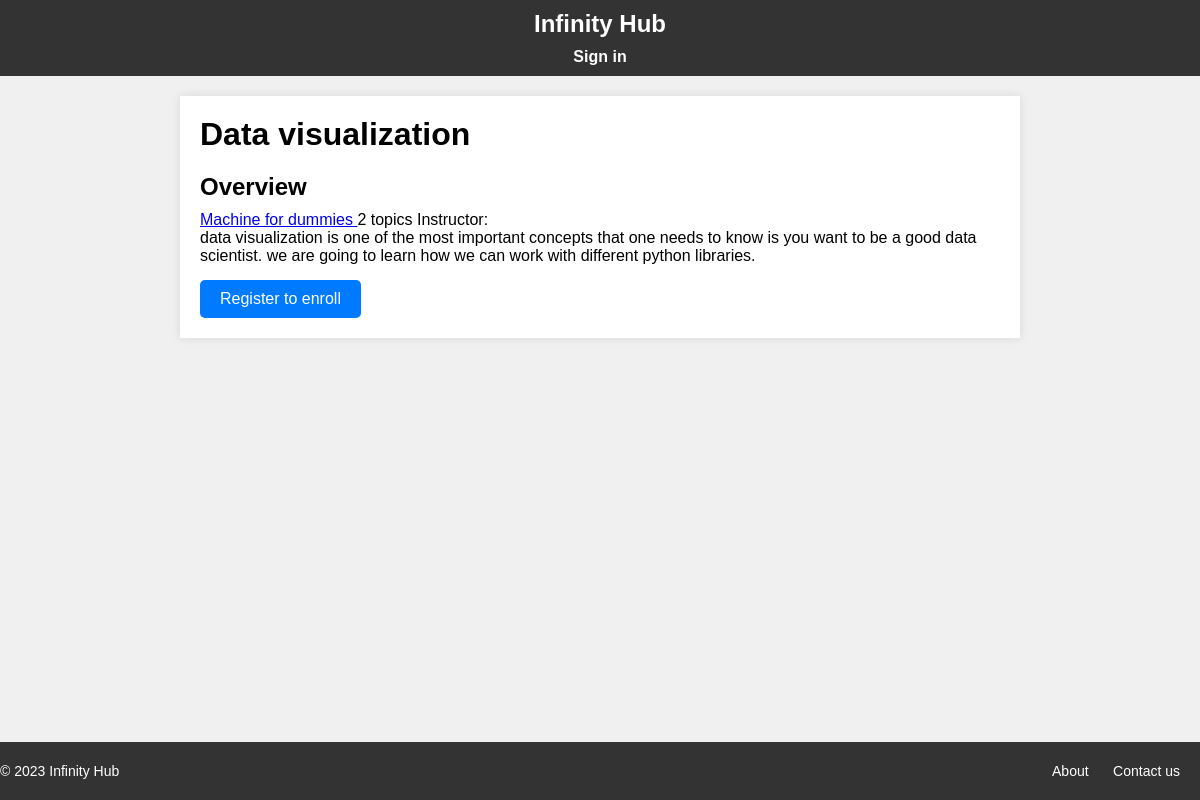
The page /course/data-visualization/ on the database as committed earlier.
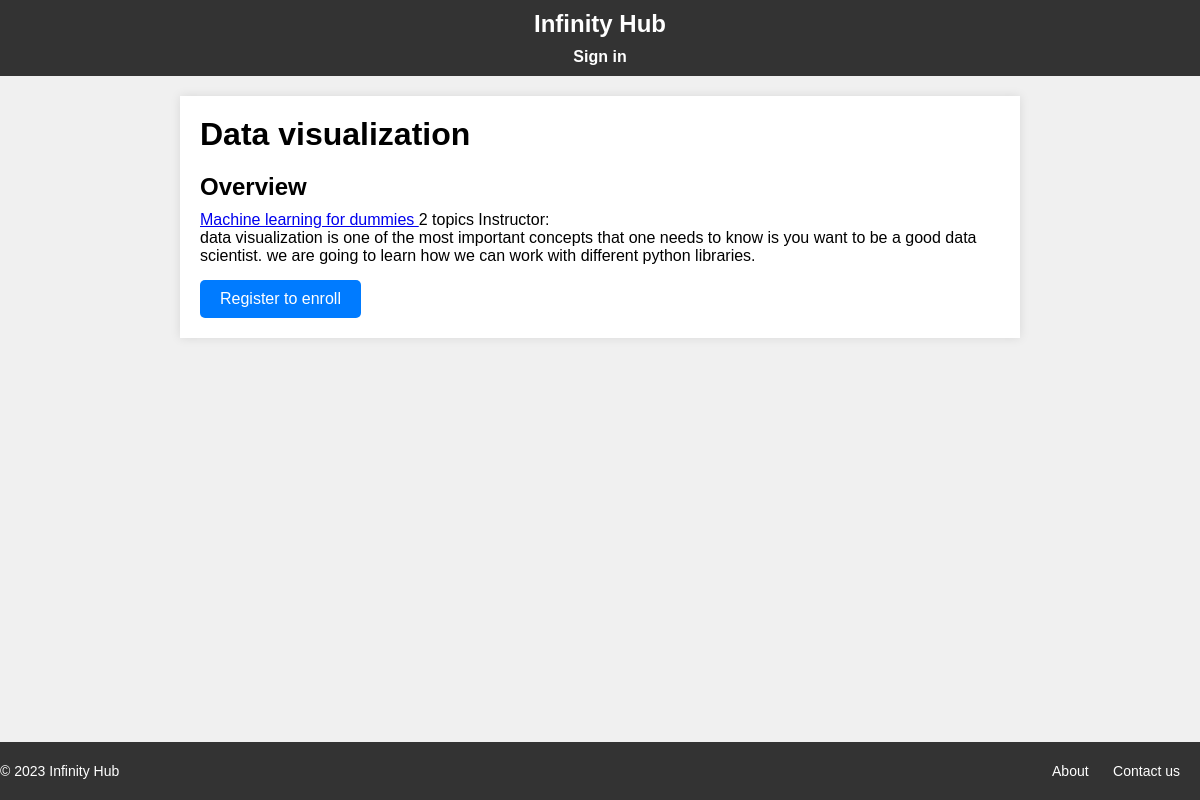
The same page on the database as committed later.
### courses/models.py (models this page shows, shortened)
class Course(models.Model):
    owner = models.ForeignKey(User, related_name="courses_created",on_delete=models.CASCADE)
    students = models.ManyToManyField(User, related_name='courses_joined', blank=True)
    subject = models.ForeignKey(Subject, related_name="courses", on_delete=models.CASCADE)
    title = models.CharField(max_length=200)
    slug = models.SlugField(max_length=200, unique=True)
    overview = models.TextField()
    created = models.DateTimeField(auto_now_add=True)
    class Meta:
        ordering = ['-created']

class Subject(models.Model):
    title = models.CharField(max_length=200)
    slug = models.CharField(max_length=200, unique=True)
    class Meta:
        ordering = ['title']

### courses/views.py (the view)
# urls.py: path('<slug:slug>/', views.CourseDetailView.as_view(), name='course_detail'),
class CourseDetailView(DetailView):
    model = Course
    template_name = 'courses/course/detail.html'
    def get_context_data(self, **kwargs: Any) -> dict[str, Any]:
        context = super().get_context_data(**kwargs)
        context['enroll_form'] = CourseEnrollForm(initial={'course':self.object}) # type: ignore
        return context

### courses/templates/courses/course/detail.html (shortened to what this page needs)
{% extends "base.html" %}
{% block content %}
{% with subject=object.subject %}
<h1>{{ object.title }}</h1>
<div class="topic">
    <h2>Overview</h2>
    <p>
        <a href="{% url "course_list_subject" subject.slug%}">
            {{ subject.title }}
        </a>
        {{ object.topics.count }} topics
        Instructor: {{ object.owner.get_full_name }}
    </p>
    {{ object.overview|linebreaks }}
    {% if request.user.is_authenticated %}
        <form action="{% url "student_enroll_course" %}" method="post">
            {{ enroll_form }}
            {% csrf_token %}
            <input type="submit" value="Enroll now">
        </form>
    {% else %}
        <a href="{% url "student_registration" %}" class="button">
            Register to enroll
        </a>
    {% endif %}
</div>
{% endwith %}
{% endblock content %}

### courses/templates/base.html (shortened to what this page needs)
{% load static %}
<!DOCTYPE html>
<html>
    <head>
        <link href="{% static "css/base.css" %}" rel="stylesheet">
        <link href="{% static "css/form.css" %}" rel="stylesheet">
    </head>
    <body>
        <div id="header">
            <a href="/" class="logo"> Infinity Hub</a>
            <ul class="menu">
                {% if request.user.is_authenticated %}
                <li><a href="{% url "logout" %}">Sign out</a></li>
                {% else %}
                <li><a href="{% url "login" %}">Sign in</a></li>
                {% endif %}
            </ul>
        </div>
        <div id="content">
            {% block content %}
            {% endblock content %}
        </div>
        <footer>
            <div class="container">
                <div class="footer-left">
                    <p>© 2023 Infinity Hub</p>
                </div>
                <div class="footer-right">
                    <ul class="footer-menu">
                        <li><a href="#">About</a></li>
                        <li><a href="#">Contact us</a></li>
                    </ul>
                </div>
            </div>
        </footer>
    </body>
</html>

### courses/static/css/base.css (style rules this page uses)
body, h1, h2, p, ul, li { margin: 0; padding: 0; }
body { background-color: #f0f0f0; font-family: Arial, sans-serif; }
#header { background-color: #333; color: #fff; padding: 10px 0; text-align: center; }
.logo { text-decoration: none; color: #fff; font-size: 24px; font-weight: bold; }
.menu { list-style: none; margin-top: 10px; }
.menu li { display: inline; margin-right: 20px; }
.menu li:last-child { margin-right: 0; }
.menu a { text-decoration: none; color: #fff; font-weight: bold; }
#content { max-width: 800px; margin: 20px auto; padding: 20px; background-color: #fff; box-shadow: 0 0 10px rgba(0, 0, 0, 0.1); }
.button { display: inline-block; padding: 10px 20px; background-color: #007bff; color: #fff; text-decoration: none; border-radius: 5px; font-size: 16px; margin-top: 15px; transition: background-color 0.3s ease; }
.topic { margin-top: 20px; }
.topic h2 { font-size: 24px; margin-bottom: 10px; }
footer { background-color: #333; color: #fff; padding: 20px 0; position: absolute; bottom: 0; width: 100%; }
.container { max-width: 1200px; margin: 0 auto; display: flex; justify-content: space-between; align-items: center; }
.footer-left { flex: 1; }
.footer-left p { margin: 0; font-size: 14px; }
.footer-right { flex: 1; text-align: right; }
.footer-menu { list-style: none; padding: 0; }
.footer-menu li { display: inline-block; margin-right: 20px; }
.footer-menu li a { text-decoration: none; color: #fff; font-size: 14px; }

Rows that differ between the two databases and show on the page:
changed Subject: title "Machine for dummies" → "Machine learning for dummies"
